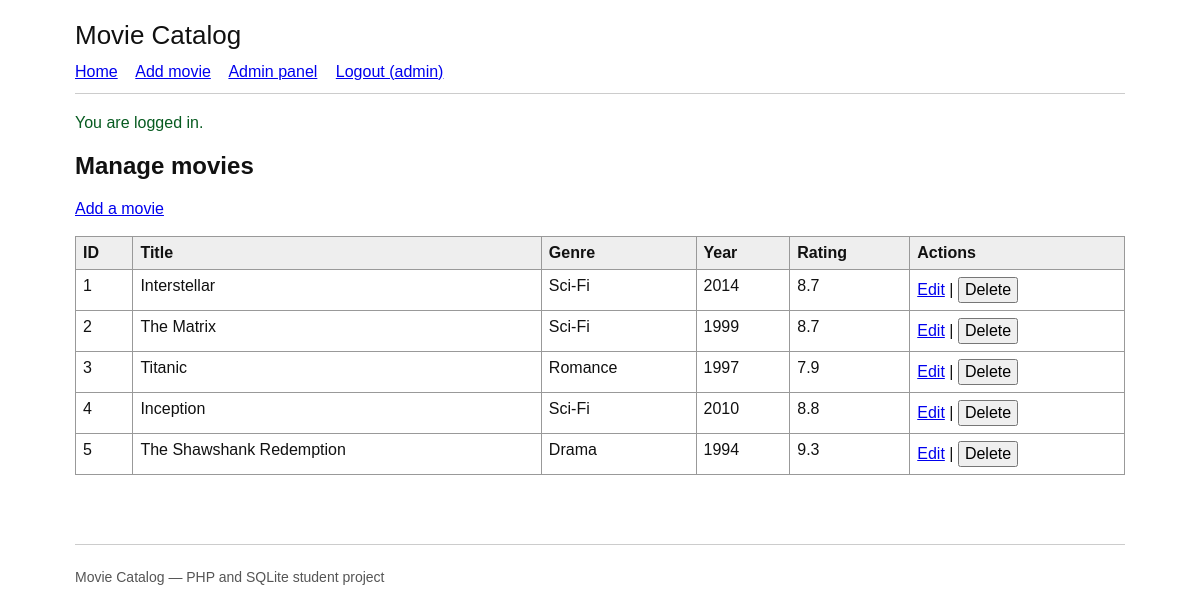
The page /admin_movies.php (signed in) on the database as committed earlier.
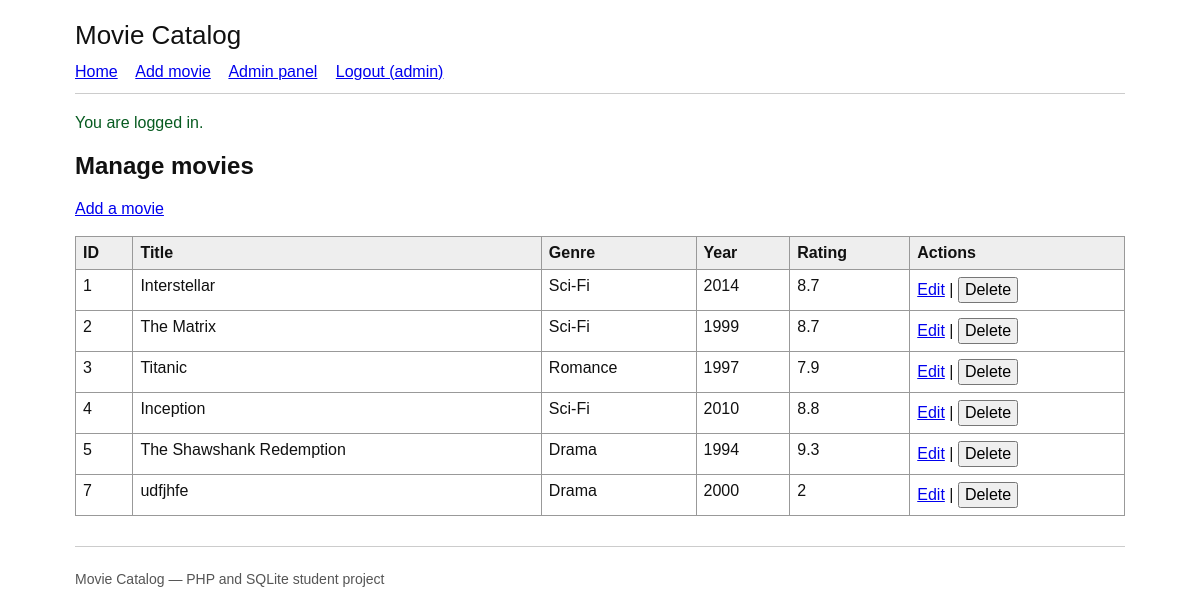
The same page on the database as committed later.
### tables this page shows
CREATE TABLE movies (
    id INTEGER PRIMARY KEY AUTOINCREMENT,
    title TEXT NOT NULL,
    year INTEGER NOT NULL,
    genre TEXT NOT NULL,
    rating REAL NOT NULL,
    description TEXT NOT NULL,
    created_by INTEGER,
    FOREIGN KEY (created_by) REFERENCES users(id) ON DELETE SET NULL
);

### admin_movies.php (the view, shortened to what this page needs)
<?php
require_once __DIR__ . '/includes/functions.php';
require_once __DIR__ . '/config/database.php';
$movies = $pdo->query('SELECT * FROM movies ORDER BY id')->fetchAll();
require __DIR__ . '/includes/header.php';
?>
<h2>Manage movies</h2>
<p><a href="add_movie.php">Add a movie</a></p>
<table>
<thead><tr><th>ID</th><th>Title</th><th>Genre</th><th>Year</th><th>Rating</th><th>Actions</th></tr></thead>
<tbody>
<?php foreach ($movies as $m): ?>
<tr>
<td><?= e($m['id']) ?></td><td><?= e($m['title']) ?></td><td><?= e($m['genre']) ?></td><td><?= e($m['year']) ?></td><td><?= e($m['rating']) ?></td>
<td><a href="edit_movie.php?id=<?= (int)$m['id'] ?>">Edit</a> |
<form class="inline" method="post" action="delete_movie.php" onsubmit="return confirm('Delete this movie?');">
<button type="submit">Delete</button>
</form></td>
</tr>
<?php endforeach; ?>
</tbody></table>
<?php require __DIR__ . '/includes/footer.php'; ?>

Rows that differ between the two databases and show on the page:
added movies: id "7", title "udfjhfe", genre "Drama", year "2000", rating "2"
